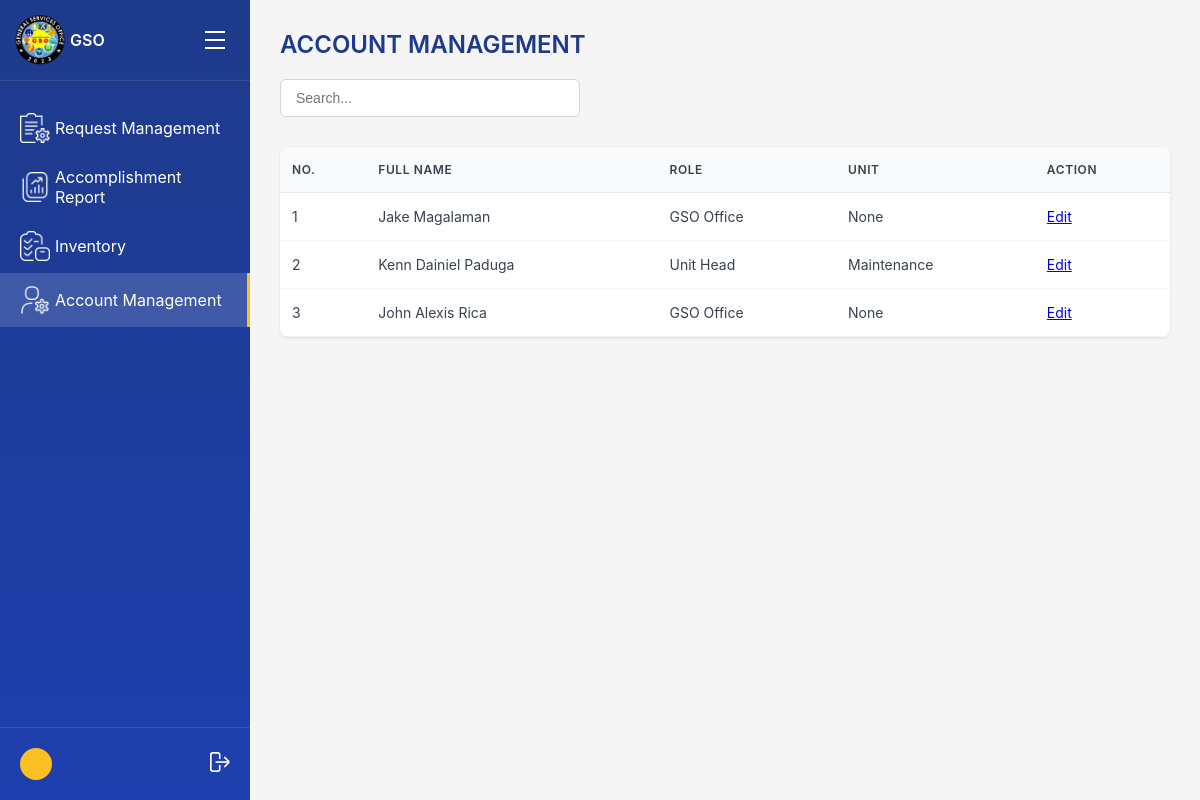
Before: /accounts/accounts/ with the older database file.
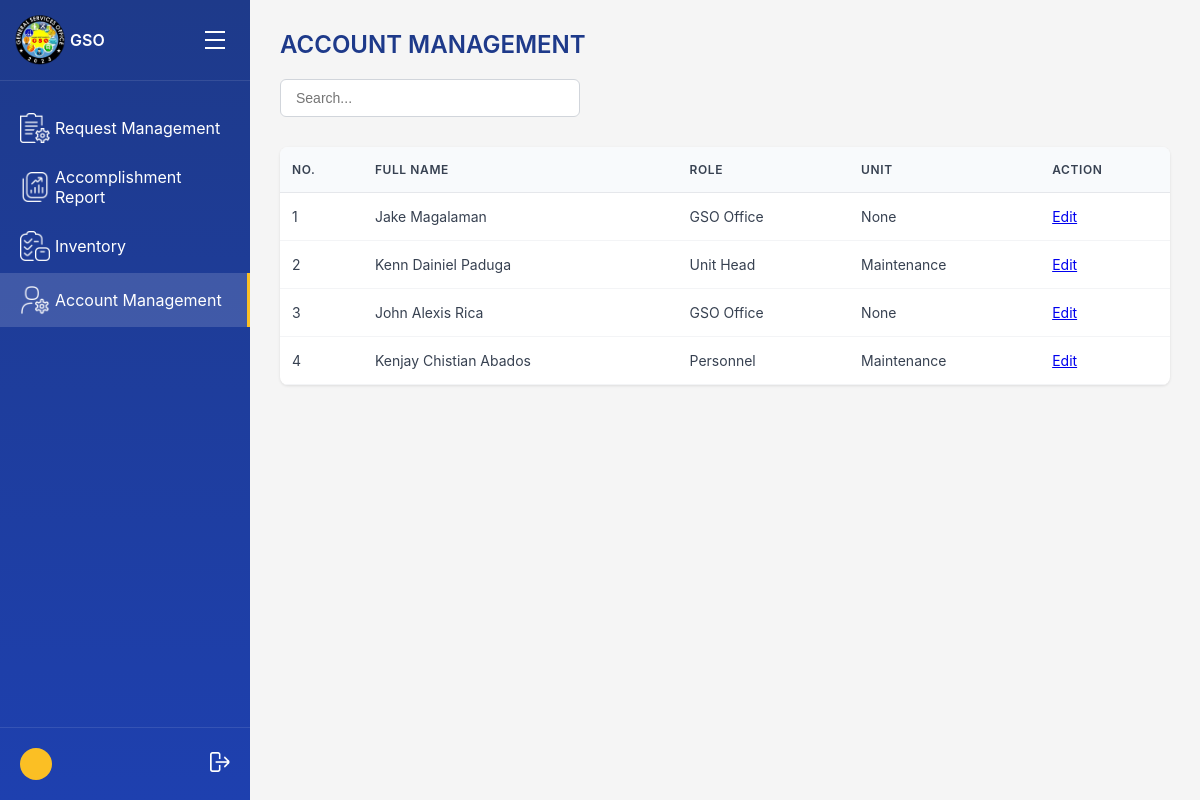
After: the same page with the newer database file.
### accounts/models.py (models this page shows)
class User(AbstractUser):
    ROLE_CHOICES = [
        ('gso', 'GSO Office'),
        ('unit_head', 'Unit Head'),
        ('personnel', 'Personnel'),
        ('employee', 'Employee'),
    ]
    role = models.CharField(max_length=20, choices=ROLE_CHOICES)
    unit = models.CharField(max_length=50, blank=True, null=True)

### accounts/views.py (the view)
# urls.py: path('accounts/', views.account_view, name='account_management'),
def account_view(request):
    users = User.objects.all()
    return render(request, 'gso_office/accounts/account_management.html', {'users': users})

### templates/gso_office/accounts/account_management.html (shortened to what this page needs)
{% extends "gso_office/gso_base_dashboard.html" %}
{% block main_content %}
<div class="header">
    <h1 class="page-title">ACCOUNT MANAGEMENT</h1>
    <input type="text" class="search-bar" placeholder="Search...">
</div>
<div class="table-container">
    <table class="table">
        <thead>
            <tr>
                <th>NO.</th>
                <th>FULL NAME</th>
                <th>ROLE</th>
                <th>UNIT</th>
                <th>ACTION</th>
            </tr>
        </thead>
        <tbody>
            {% for user in users %}
            <tr>
                <td>{{ forloop.counter }}</td>
                <td>{{ user.get_full_name }}</td>
                <td>{{ user.get_role_display }}</td>
                <td>{{ user.unit }}</td>
                <td>
                    <a href="{% url 'edit_user' user.id %}" class="btn btn-sm btn-primary">Edit</a>
                </td>
            </tr>
            {% empty %}
            <tr>
                <td colspan="5">No users found.</td>
            </tr>
            {% endfor %}
        </tbody>
    </table>
</div>
{% endblock %}

### templates/gso_office/gso_base_dashboard.html (shortened to what this page needs)
{% load static %}
<!DOCTYPE html>
<html lang="en">
<head>
  <link rel="stylesheet" href="{% static 'css/gso_dashboard.css' %}" />
</head>
<body>
<div class="sidebar">
    <div class="logo-section">
        <div class="logo">
          <img src="{% static 'images/gso_logo.png' %}" alt="General Services Office Logo">
        </div>
        <span style="font-weight: 600;">GSO</span>
        <div class="hamburger">
            <div style="width: 20px; height: 2px; background: white; margin: 3px 0;"></div>
            <div style="width: 20px; height: 2px; background: white; margin: 3px 0;"></div>
            <div style="width: 20px; height: 2px; background: white; margin: 3px 0;"></div>
        </div>
    </div>
    {% url 'request_management' as request_management_url %}
    {% url 'accomplishment_report' as accomplishment_report_url %}
    {% url 'gso_inventory' as gso_inventory_url %}
    {% url 'account_management' as account_management_url %}
    <div class="nav-menu">
        <a href="{{ request_management_url }}" class="nav-link">
            <div class="nav-item {% if request.path == request_management_url %}active{% endif %}">
                <div class="nav-icon">
                    <img src="{% static 'images/gso_office/request_icon.png' %}" alt="Request Management">
                </div>
                <span>Request Management</span>
            </div>
        </a>
        <a href="{{ accomplishment_report_url }}" class="nav-link">
            <div class="nav-item {% if request.path == accomplishment_report_url %}active{% endif %}">
                <div class="nav-icon">
                    <img src="{% static 'images/gso_office/report_icon.png' %}" alt="Accomplishment Report">
                </div>
                <span>Accomplishment Report</span>
            </div>
        </a>
        <a href="{{ gso_inventory_url }}" class="nav-link">
            <div class="nav-item {% if request.path == gso_inventory_url %}active{% endif %}">
                <div class="nav-icon">
                    <img src="{% static 'images/unit_head/inventory_icon.png' %}" alt="Inventory">
                </div>
                <span>Inventory</span>
            </div>
        </a>
        <a href="{{ account_management_url }}" class="nav-link">
            <div class="nav-item {% if request.path == account_management_url %}active{% endif %}">
                <div class="nav-icon">
                    <img src="{% static 'images/gso_office/account_icon.png' %}" alt="Account Management">
                </div>
                <span>Account Management</span>
            </div>
        </a>
    </div>
    <div class="user-section">
        <div class="user-avatar">
        </div>
        <div class="logout-icon" style="margin-left: auto; cursor: pointer;">
            <form method="post" action="{% url 'logout' %}" style="display: inline;">
                <button type="submit" style="background: none; border: none; color: inherit; cursor: pointer;">
                    <img src="{% static 'images/logout.png' %}" alt="Logout">
                </button>
            </form>
        </div>
    </div>
</div>
<div class="main-content">
    {% block main_content %}{% endblock %}
</div>
</body>
</html>

### static/css/gso_dashboard.css (style rules this page uses)
* { margin: 0; padding: 0; box-sizing: border-box; }
body { font-family: -apple-system, BlinkMacSystemFont, 'Segoe UI', Roboto, sans-serif; background-color: #f5f5f5; display: flex; min-height: 100vh; }
.sidebar { width: 250px; background: linear-gradient(180deg, #1e3a8a 0%, #1e40af 100%); color: white; display: flex; flex-direction: column; position: fixed; height: 100vh; left: 0; top: 0; }
.logo-section { padding: 20px; display: flex; align-items: center; gap: 10px; border-bottom: 1px solid rgba(255, 255, 255, 0.1); }
.logo { width: 40px; height: 40px; background: #fbbf24; border-radius: 50%; display: flex; align-items: center; justify-content: center; font-weight: bold; color: #1e3a8a; }
.hamburger { margin-left: auto; cursor: pointer; padding: 5px; }
.nav-menu { flex: 1; padding: 20px 0; }
.nav-item { display: flex; align-items: center; padding: 12px 20px; cursor: pointer; transition: background-color 0.2s; gap: 5px; }
.nav-item.active { background-color: rgba(255, 255, 255, 0.15); border-right: 3px solid #fbbf24; }
.nav-icon img { width: 30px; height: auto; object-fit: contain; display: block; }
.nav-link { text-decoration: none; color: inherit; display: block; }
.user-section { padding: 20px; border-top: 1px solid rgba(255, 255, 255, 0.1); display: flex; align-items: center; gap: 10px; }
.user-avatar { width: 32px; height: 32px; background: #fbbf24; border-radius: 50%; display: flex; align-items: center; justify-content: center; font-weight: bold; color: #1e3a8a; font-size: 14px; }
.logout-icon img { width: 20px; height: auto; object-fit: contain; display: block; }
.main-content { flex: 1; margin-left: 250px; padding: 30px; }
.header { margin-bottom: 30px; }
.page-title { font-size: 24px; font-weight: 600; color: #1e3a8a; margin-bottom: 20px; }
.search-bar { width: 300px; padding: 10px 15px; border: 1px solid #d1d5db; border-radius: 6px; font-size: 14px; }
.table-container { background: white; border-radius: 8px; box-shadow: 0 1px 3px rgba(0, 0, 0, 0.1); overflow: hidden; }
.table { width: 100%; border-collapse: collapse; }
.table th { background-color: #f8fafc; padding: 15px 12px; text-align: left; font-weight: 600; font-size: 12px; color: #374151; text-transform: uppercase; letter-spacing: 0.05em; border-bottom: 1px solid #e5e7eb; }
.table td { padding: 15px 12px; border-bottom: 1px solid #f3f4f6; font-size: 14px; color: #374151; }
.logo img { width: 50px; height: auto; }
.hamburger { display: flex; flex-direction: column; cursor: pointer; padding: 5px; margin-left: auto; }
.sidebar { transition: transform 0.3s ease; }

Changed rows visible on the page:
added User: get_full_name "Kenjay Chistian Abados", role "Personnel", unit "Maintenance"
